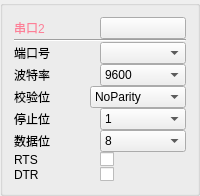
               <widget class="QGroupBox" name="serialSetGroupBox_2">
                <property name="font">
                 <font/>
                </property>
                <layout class="QGridLayout" name="gridLayout_8">
                 <property name="sizeConstraint">
                  <enum>QLayout::SetMaximumSize</enum>
                 </property>
                 <property name="spacing">
                  <number>0</number>
                 </property>
                 <item row="3" column="0">
                  <layout class="QHBoxLayout" name="horizontalLayout_24">
                   <item>
                    <widget class="QLabel" name="label_3">
                     <property name="font">
                      <font/>
                     </property>
                     <property name="mouseTracking">
                      <bool>false</bool>
                     </property>
                     <property name="tabletTracking">
                      <bool>false</bool>
                     </property>
                     <property name="text">
                      <string>端口号</string>
                     </property>
                    </widget>
                   </item>
                   <item>
                    <widget class="LComboBox" name="SerialPortBox_2">
                     <property name="font">
                      <font/>
                     </property>
                     <property name="mouseTracking">
                      <bool>false</bool>
                     </property>
                     <property name="tabletTracking">
                      <bool>false</bool>
                     </property>
                    </widget>
                   </item>
                  </layout>
                 </item>
                 <item row="5" column="0">
                  <layout class="QHBoxLayout" name="horizontalLayout_21">
                   <item>
                    <widget class="QLabel" name="parityBitsLabel_3">
                     <property name="font">
                      <font/>
                     </property>
                     <property name="mouseTracking">
                      <bool>false</bool>
                     </property>
                     <property name="tabletTracking">
                      <bool>false</bool>
                     </property>
                     <property name="text">
                      <string>校验位</string>
                     </property>
                    </widget>
                   </item>
                   <item>
                    <widget class="QComboBox" name="parityBitsBox_2">
                     <property name="font">
                      <font/>
                     </property>
                     <property name="mouseTracking">
                      <bool>false</bool>
                     </property>
                     <property name="tabletTracking">
                      <bool>false</bool>
                     </property>
                     <item>
                      <property name="text">
                       <string>NoParity</string>
                      </property>
                     </item>
                     <item>
                      <property name="text">
                       <string>EvenParity</string>
                      </property>
                     </item>
                     <item>
                      <property name="text">
                       <string>OddParity</string>
                      </property>
                     </item>
                     <item>
                      <property name="text">
                       <string>SpaceParity</string>
                      </property>
                     </item>
                     <item>
                      <property name="text">
                       <string>MarkParity</string>
                      </property>
                     </item>
                    </widget>
                   </item>
                  </layout>
                 </item>
                 <item row="2" column="0">
                  <widget class="Line" name="line_12">
                   <property name="maximumSize">
                    <size>
                     <width>16777215</width>
                     <height>5</height>
                    </size>
                   </property>
                   <property name="font">
                    <font/>
                   </property>
                   <property name="mouseTracking">
                    <bool>false</bool>
                   </property>
                   <property name="tabletTracking">
                    <bool>false</bool>
                   </property>
                   <property name="orientation">
                    <enum>Qt::Horizontal</enum>
                   </property>
                  </widget>
                 </item>
                 <item row="7" column="0">
                  <layout class="QHBoxLayout" name="horizontalLayout_16">
                   <item>
                    <widget class="QLabel" name="dataBitsLabel_3">
                     <property name="font">
                      <font/>
                     </property>
                     <property name="mouseTracking">
                      <bool>false</bool>
                     </property>
                     <property name="tabletTracking">
                      <bool>false</bool>
                     </property>
                     <property name="text">
                      <string>数据位</string>
                     </property>
                    </widget>
                   </item>
                   <item>
                    <widget class="QComboBox" name="dataBitsBox_2">
                     <property name="font">
                      <font/>
                     </property>
                     <property name="mouseTracking">
                      <bool>false</bool>
                     </property>
                     <property name="tabletTracking">
                      <bool>false</bool>
                     </property>
                     <item>
                      <property name="text">
                       <string>8</string>
                      </property>
                     </item>
                     <item>
                      <property name="text">
                       <string>5</string>
                      </property>
                     </item>
                     <item>
                      <property name="text">
                       <string>6</string>
                      </property>
                     </item>
                     <item>
                      <property name="text">
                       <string>7</string>
                      </property>
                     </item>
                    </widget>
                   </item>
                  </layout>
                 </item>
                 <item row="9" column="0">
                  <layout class="QHBoxLayout" name="horizontalLayout_23">
                   <item>
                    <widget class="QLabel" name="stopBitLabel_7">
                     <property name="font">
                      <font/>
                     </property>
                     <property name="mouseTracking">
                      <bool>false</bool>
                     </property>
                     <property name="tabletTracking">
                      <bool>false</bool>
                     </property>
                     <property name="text">
                      <string>DTR</string>
                     </property>
                    </widget>
                   </item>
                   <item>
                    <widget class="QCheckBox" name="dtrCheckBox_2">
                     <property name="font">
                      <font/>
                     </property>
                     <property name="text">
                      <string/>
                     </property>
                    </widget>
                   </item>
                  </layout>
                 </item>
                 <item row="6" column="0">
                  <layout class="QHBoxLayout" name="horizontalLayout_20">
                   <item>
                    <widget class="QLabel" name="stopBitLabel_6">
                     <property name="font">
                      <font/>
                     </property>
                     <property name="mouseTracking">
                      <bool>false</bool>
                     </property>
                     <property name="tabletTracking">
                      <bool>false</bool>
                     </property>
                     <property name="text">
                      <string>停止位</string>
                     </property>
                    </widget>
                   </item>
                   <item>
                    <widget class="QComboBox" name="stopBitBox_2">
                     <property name="font">
                      <font/>
                     </property>
                     <property name="mouseTracking">
                      <bool>false</bool>
                     </property>
                     <property name="tabletTracking">
                      <bool>false</bool>
                     </property>
                     <item>
                      <property name="text">
                       <string>1</string>
                      </property>
                     </item>
                     <item>
                      <property name="text">
                       <string>1.5</string>
                      </property>
                     </item>
                     <item>
                      <property name="text">
                       <string>2</string>
                      </property>
                     </item>
                    </widget>
                   </item>
                  </layout>
                 </item>
                 <item row="8" column="0">
                  <layout class="QHBoxLayout" name="horizontalLayout_19">
                   <item>
                    <widget class="QLabel" name="stopBitLabel_5">
                     <property name="font">
                      <font/>
                     </property>
                     <property name="mouseTracking">
                      <bool>false</bool>
                     </property>
                     <property name="tabletTracking">
                      <bool>false</bool>
                     </property>
                     <property name="text">
                      <string>RTS</string>
                     </property>
                    </widget>
                   </item>
                   <item>
                    <widget class="QCheckBox" name="rtsCheckBox_2">
                     <property name="font">
                      <font/>
                     </property>
                     <property name="text">
                      <string/>
                     </property>
                    </widget>
                   </item>
                  </layout>
                 </item>
                 <item row="4" column="0">
                  <layout class="QHBoxLayout" name="horizontalLayout_22">
                   <item>
                    <widget class="QLabel" name="baudRateLabel_3">
                     <property name="font">
                      <font/>
                     </property>
                     <property name="mouseTracking">
                      <bool>false</bool>
                     </property>
                     <property name="tabletTracking">
                      <bool>false</bool>
                     </property>
                     <property name="text">
                      <string>波特率</string>
                     </property>
                    </widget>
                   </item>
                   <item>
                    <widget class="QComboBox" name="baudRateBox_2">
                     <property name="minimumSize">
                      <size>
                       <width>0</width>
                       <height>0</height>
                      </size>
                     </property>
                     <property name="maximumSize">
                      <size>
                       <width>16777215</width>
                       <height>16777215</height>
                      </size>
                     </property>
                     <property name="sizeIncrement">
                      <size>
                       <width>0</width>
                       <height>0</height>
                      </size>
                     </property>
                     <property name="baseSize">
                      <size>
                       <width>0</width>
                       <height>0</height>
                      </size>
                     </property>
                     <property name="font">
                      <font/>
                     </property>
                     <property name="mouseTracking">
                      <bool>false</bool>
                     </property>
                     <property name="tabletTracking">
                      <bool>false</bool>
                     </property>
                     <item>
                      <property name="text">
                       <string>9600</string>
                      </property>
                     </item>
                     <item>
                      <property name="text">
                       <string>1200</string>
                      </property>
                     </item>
                     <item>
                      <property name="text">
                       <string>2400</string>
                      </property>
                     </item>
                     <item>
                      <property name="text">
                       <string>4800</string>
                      </property>
                     </item>
                     <item>
                      <property name="text">
                       <string>19200</string>
                      </property>
                     </item>
                     <item>
                      <property name="text">
                       <string>115200</string>
                      </property>
                     </item>
                     <item>
                      <property name="text">
                       <string>57600</string>
                      </property>
                     </item>
                     <item>
                      <property name="text">
                       <string>38400</string>
                      </property>
                     </item>
                    </widget>
                   </item>
                  </layout>
                 </item>
                 <item row="1" column="0">
                  <layout class="QHBoxLayout" name="serialSecondOpenLayout">
                   <item>
                    <widget class="QLabel" name="label_11">
                     <property name="maximumSize">
                      <size>
                       <width>16777215</width>
                       <height>30</height>
                      </size>
                     </property>
                     <property name="font">
                      <font>
                       <pointsize>9</pointsize>
                       <italic>false</italic>
                       <bold>false</bold>
                      </font>
                     </property>
                     <property name="mouseTracking">
                      <bool>false</bool>
                     </property>
                     <property name="tabletTracking">
                      <bool>false</bool>
                     </property>
                     <property name="styleSheet">
                      <string notr="true">font: 9pt &quot;Microsoft YaHei UI&quot;;
color:rgb(253, 127, 151);</string>
                     </property>
                     <property name="text">
                      <string>串口2</string>
                     </property>
                    </widget>
                   </item>
                   <item>
                    <widget class="QPushButton" name="serialOpenPushButton_2">
                     <property name="text">
                      <string/>
                     </property>
                    </widget>
                   </item>
                  </layout>
                 </item>
                </layout>
               </widget>
